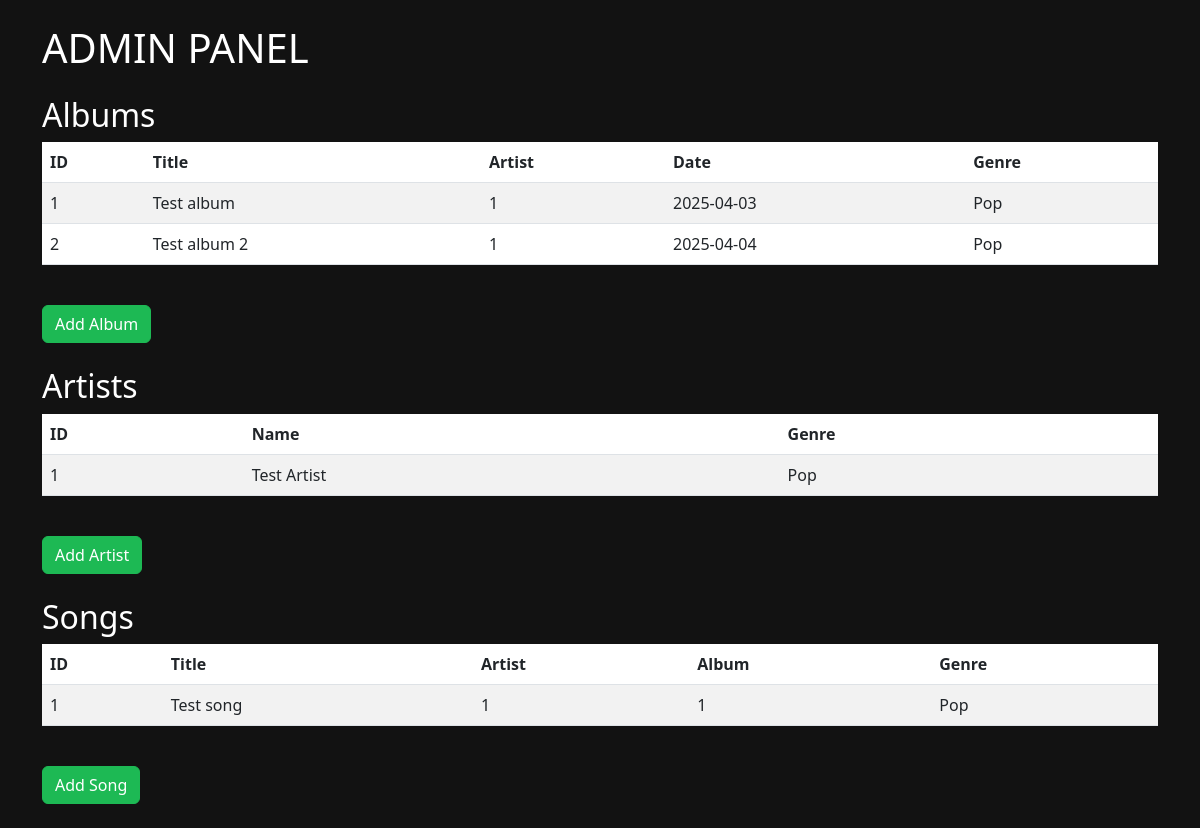
The page /admin (signed in) on the database its author committed.
### models.py (models this page shows, shortened)
class Album(db.Model):
    id = db.Column(db.Integer, primary_key=True)
    title = db.Column(db.String(80), nullable=False)
    artist = db.Column(db.Integer, db.ForeignKey('artist.id'), nullable=False)
    date = db.Column(db.Date, nullable=False)
    genre = db.Column(db.String(80), nullable=False)
    cover_image_name = db.Column(db.String(80), nullable=True)
    cover_image = db.Column(db.LargeBinary, nullable=True)

class Artist(db.Model):
    id = db.Column(db.Integer, primary_key=True)
    name = db.Column(db.String(80), nullable=False)
    genre = db.Column(db.String(80), nullable=False)

class Song(db.Model):
    id = db.Column(db.Integer, primary_key=True)
    title = db.Column(db.String(80), nullable=False)
    artist = db.Column(db.Integer, db.ForeignKey('artist.id'), nullable=False)
    album = db.Column(db.Integer, db.ForeignKey('album.id'), nullable=False)
    genre = db.Column(db.String(80), nullable=False)
    audio_file_name = db.Column(db.String(80), nullable=False)
    audio_file = db.Column(db.LargeBinary, nullable=False)

### routes.py (the view)
    @app.route('/admin')
    @login_required
    @admin_required
    def admin():
        return render_template(
            'admin.html',
            artists=Artist.query.all(),
            albums=Album.query.all(),
            songs=Song.query.all(),
        )

### routes.py (called while the page is built)
def login_required(f):
    @wraps(f)
    def decorated_function(*args, **kwargs):
        if 'user' not in session:
            return redirect(url_for('login'))
        return f(*args, **kwargs)
    return decorated_function

def admin_required(f):
    @wraps(f)
    def decorated_function(*args, **kwargs):
        if session.get('role') != 'ADMIN':
            return redirect(url_for('index'))
        return f(*args, **kwargs)
    return decorated_function

### templates/admin.html (shortened to what this page needs)
<!DOCTYPE html>
<html lang="pl">
<head>
  <link href="https://cdn.jsdelivr.net/npm/bootstrap@5.3.0/dist/css/bootstrap.min.css" rel="stylesheet">
  <link rel="stylesheet" href="{{ url_for('static', filename='styles.css') }}">
</head>
<body>
  <div class="container mt-4">
    <h1 class="mb-4">ADMIN PANEL</h1>
    <h2>Albums</h2>
    <div class="table-responsive mb-4">
      <table class="table table-striped">
        <thead>
          <tr>
            <th>ID</th>
            <th>Title</th>
            <th>Artist</th>
            <th>Date</th>
            <th>Genre</th>
          </tr>
        </thead>
        <tbody>
          {% for album in albums %}
          <tr>
            <td>{{ album.id }}</td>
            <td>{{ album.title }}</td>
            <td>{{ album.artist }}</td>
            <td>{{ album.date }}</td>
            <td>{{ album.genre }}</td>
          </tr>
          {% endfor %}
        </tbody>
      </table>
    </div>
    <a href="{{ url_for('add_album') }}" class="btn btn-primary mb-4">Add Album</a>
    <h2>Artists</h2>
    <div class="table-responsive mb-4">
      <table class="table table-striped">
        <thead>
          <tr>
            <th>ID</th>
            <th>Name</th>
            <th>Genre</th>
          </tr>
        </thead>
        <tbody>
          {% for artist in artists %}
          <tr>
            <td>{{ artist.id }}</td>
            <td>{{ artist.name }}</td>
            <td>{{ artist.genre }}</td>
          </tr>
          {% endfor %}
        </tbody>
      </table>
    </div>
    <a href="{{ url_for('add_artist') }}" class="btn btn-primary mb-4">Add Artist</a>
    <h2>Songs</h2>
    <div class="table-responsive mb-4">
      <table class="table table-striped">
        <thead>
          <tr>
            <th>ID</th>
            <th>Title</th>
            <th>Artist</th>
            <th>Album</th>
            <th>Genre</th>
          </tr>
        </thead>
        <tbody>
          {% for song in songs %}
          <tr>
            <td>{{ song.id }}</td>
            <td>{{ song.title }}</td>
            <td>{{ song.artist }}</td>
            <td>{{ song.album }}</td>
            <td>{{ song.genre }}</td>
          </tr>
          {% endfor %}
        </tbody>
      </table>
    </div>
    <a href="{{ url_for('add_song') }}" class="btn btn-primary mb-4">Add Song</a>
  </div>
</body>
</html>

### static/styles.css (style rules this page uses)
:root { --bs-primary: #1DB954; --bs-dark: #121212; }
body { background-color: #121212; color: #ffffff; }
.btn-primary { background-color: var(--bs-primary); border-color: var(--bs-primary); }

### rows shown on the page
Album: id "1", title "Test album", artist "1", date "2025-04-03", genre "Pop"
Album: id "2", title "Test album 2", artist "1", date "2025-04-04", genre "Pop"
Artist: id "1", name "Test Artist", genre "Pop"
Song: id "1", title "Test song", artist "1", album "1", genre "Pop"
